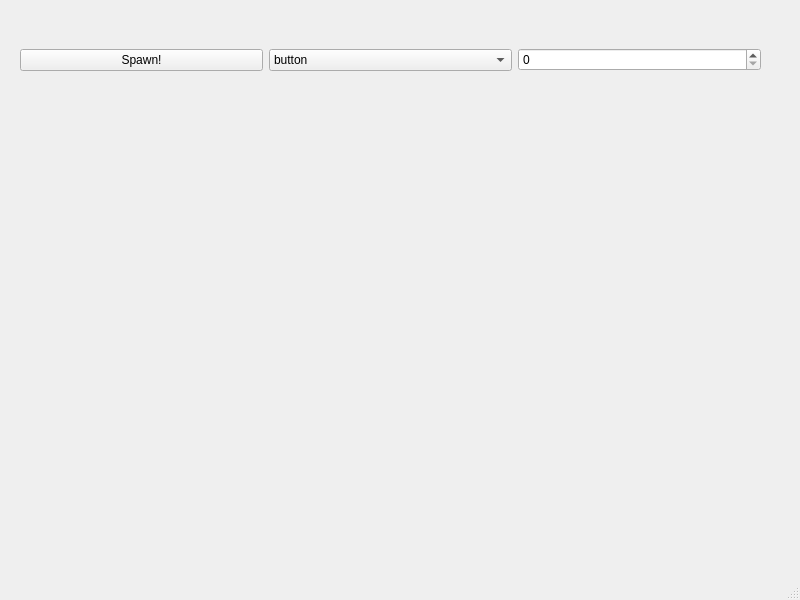
<?xml version="1.0" encoding="UTF-8"?>
<ui version="4.0">
 <class>MainWindow</class>
 <widget class="QMainWindow" name="MainWindow">
  <property name="geometry">
   <rect>
    <x>0</x>
    <y>0</y>
    <width>800</width>
    <height>600</height>
   </rect>
  </property>
  <property name="windowTitle">
   <string>MainWindow</string>
  </property>
  <widget class="QWidget" name="centralwidget">
   <widget class="QWidget" name="horizontalLayoutWidget">
    <property name="geometry">
     <rect>
      <x>20</x>
      <y>20</y>
      <width>741</width>
      <height>80</height>
     </rect>
    </property>
    <layout class="QHBoxLayout" name="horizontalLayout">
     <item>
      <widget class="QPushButton" name="pushButton">
       <property name="text">
        <string>Spawn!</string>
       </property>
      </widget>
     </item>
     <item>
      <widget class="QComboBox" name="comboBox">
       <item>
        <property name="text">
         <string>button</string>
        </property>
       </item>
       <item>
        <property name="text">
         <string>label</string>
        </property>
       </item>
       <item>
        <property name="text">
         <string>textEdit</string>
        </property>
       </item>
      </widget>
     </item>
     <item>
      <widget class="QSpinBox" name="spinBox">
       <property name="maximum">
        <number>5</number>
       </property>
      </widget>
     </item>
    </layout>
   </widget>
  </widget>
  <widget class="QMenuBar" name="menubar">
   <property name="geometry">
    <rect>
     <x>0</x>
     <y>0</y>
     <width>800</width>
     <height>25</height>
    </rect>
   </property>
  </widget>
  <widget class="QStatusBar" name="statusbar"/>
 </widget>
 <resources/>
 <connections/>
</ui>
